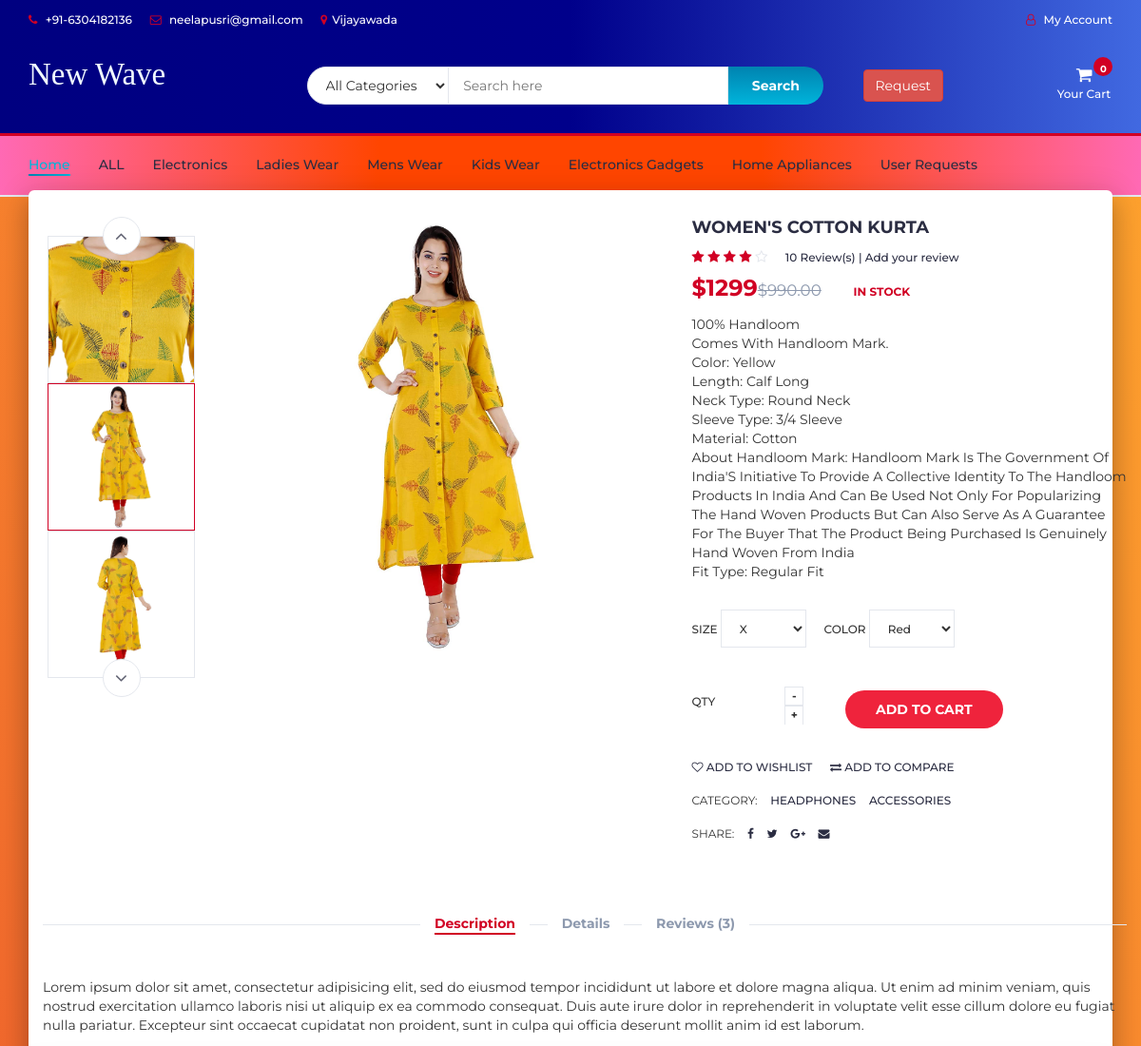
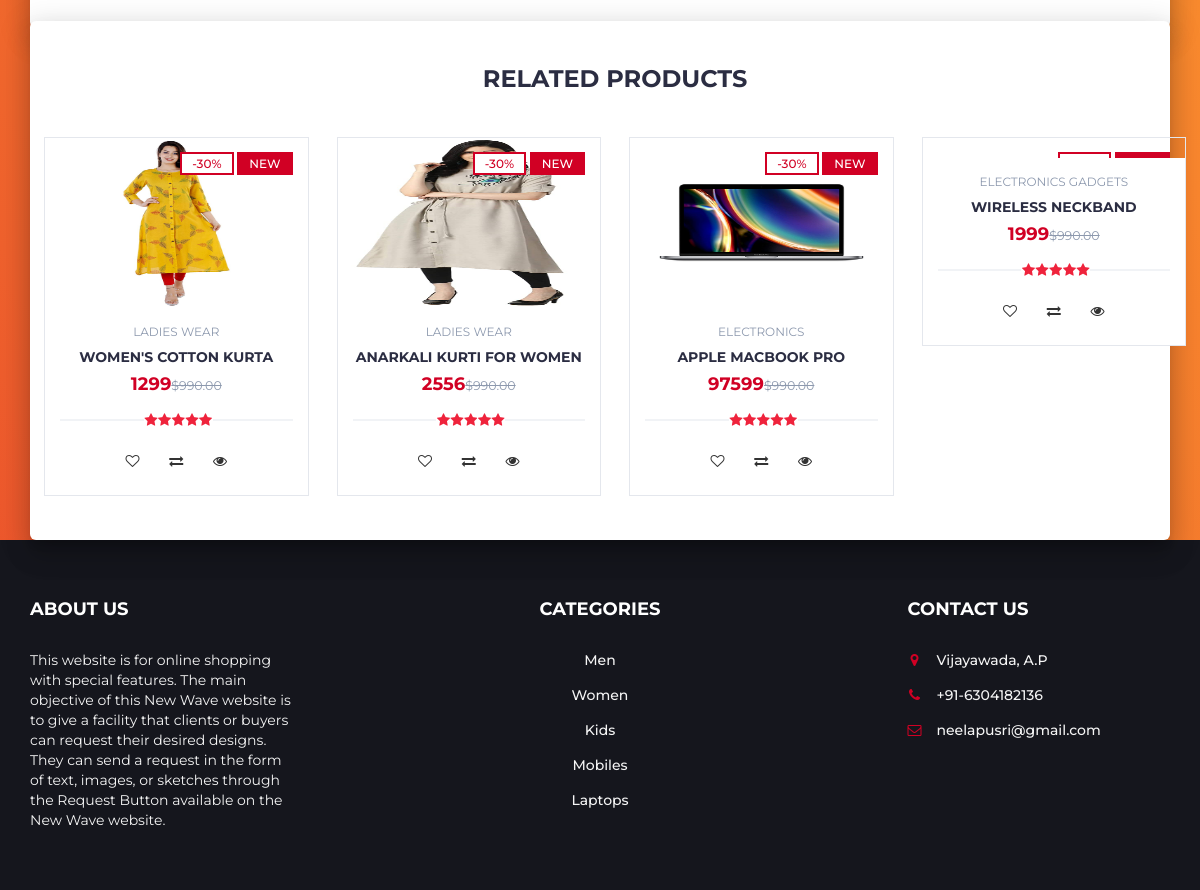
Page /product.php?p=1 on the committed database (2 pictures, top to bottom).
### tables this page shows
CREATE TABLE `products` (
  `product_id` int(100) NOT NULL,
  `product_cat` int(100) NOT NULL,
  `product_brand` int(100) NOT NULL,
  `product_title` varchar(255) NOT NULL,
  `product_price` int(100) NOT NULL,
  `product_desc` text NOT NULL,
  `product_image` text NOT NULL,
  `product_keywords` text NOT NULL
);

CREATE TABLE `categories` (
  `cat_id` int(100) NOT NULL,
  `cat_title` text NOT NULL
);

### product.php (the view, shortened to what this page needs)
<?php
include "header.php";
?>
		<div class="section main main-raised">
			<div class="container">
				<div class="row">
					<?php
				        include 'db.php';
				        $product_id = $_GET['p'];
				        $sql = " SELECT * FROM products WHERE product_id = $product_id";
				        $result = mysqli_query($con, $sql);
                        if (mysqli_num_rows($result) > 0)
				        {
				            while($row = mysqli_fetch_assoc($result)) {
                                $image = substr($row['product_image'],0,strlen($row['product_image'])-7);
				                echo '
                                <div class="col-md-5 col-md-push-2">
                                <div id="product-main-img">
                                    <div class="product-preview">
                                        <img src="product_images/'.$image.'(1).PNG" alt="">
                                    </div>
                                        <img src="product_images/'.$image.'(2).PNG" alt="">
                                        <img src="product_images/'.$image.'(3).PNG" alt="">
                                        <img src="product_images/'.$image.'(4).PNG" alt="">
                                        <img src="product_images/'.$image.'(5).PNG" alt="">
                                </div>
                            </div>
                                <div class="col-md-2  col-md-pull-5">
                                <div id="product-imgs">
                                    <div class="product-preview">
                                        <img src="product_images/'.$image.'(1).PNG" alt="">
                                    </div>
                                    <div class="product-preview">
                                        <img src="product_images/'.$image.'(2).PNG" alt="">
                                    </div>
                                        <img src="product_images/'.$image.'(3).PNG" alt="">
                                        <img src="product_images/'.$image.'(4).PNG" alt="">
                                    <div class="product-preview">
                                        <img src="product_images/'.$image.'(5).PNG" alt="">
                                    </div>
                                </div>
                            </div>';
					?>
									<?php
                                $desc = str_replace("\n","<br>",$row['product_desc']);
									echo '<div class="col-md-5">
                                        <div class="product-details">
                                            <h2 class="product-name">'.$row['product_title'].'</h2>
                                            <div>
                                                <div class="product-rating">
                                                    <i class="fa fa-star"></i>
                                                    <i class="fa fa-star"></i>
                                                    <i class="fa fa-star"></i>
                                                    <i class="fa fa-star"></i>
                                                    <i class="fa fa-star-o"></i>
                                                </div>
                                                <a class="review-link" href="#review-form">10 Review(s) | Add your review</a>
                                            </div>
                                            <div>
                                                <h3 class="product-price">$'.$row['product_price'].'<del class="product-old-price">$990.00</del></h3>
                                                <span class="product-available">In Stock</span>
                                            </div>
                                            <p>'.$desc.'</p>
                                            <div class="product-options">
                                                <label>
                                                    Size
                                                    <select class="input-select">
                                                        <option value="0">X</option>
                                                    </select>
                                                </label>
                                                <label>
                                                    Color
                                                    <select class="input-select">
                                                        <option value="0">Red</option>
                                                    </select>
                                                </label>
                                            </div>
                                            <div class="add-to-cart">
                                                <div class="qty-label">
                                                    Qty
                                                    <div class="input-number">
                                                        <span class="qty-up">+</span>
                                                        <span class="qty-down">-</span>
                                                    </div>
                                                </div>
                                                <div class="btn-group" style="margin-left: 25px; margin-top: 15px">
                                                <button class="add-to-cart-btn" pid="'.$row['product_id'].'"  id="product" ><i class="fa fa-shopping-cart"></i> add to cart</button>
                                                </div>
                                            </div>
                                            <ul class="product-btns">
                                                <li><a href="#"><i class="fa fa-heart-o"></i> add to wishlist</a></li>
                                                <li><a href="#"><i class="fa fa-exchange"></i> add to compare</a></li>
                                            </ul>
                                            <ul class="product-links">
                                                <li>Category:</li>
                                                <li><a href="#">Headphones</a></li>
                                                <li><a href="#">Accessories</a></li>
                                            </ul>
                                            <ul class="product-links">
                                                <li>Share:</li>
                                                <li><a href="#"><i class="fa fa-facebook"></i></a></li>
                                                <li><a href="#"><i class="fa fa-twitter"></i></a></li>
                                                <li><a href="#"><i class="fa fa-google-plus"></i></a></li>
                                                <li><a href="#"><i class="fa fa-envelope"></i></a></li>
                                            </ul>
                                        </div>
                                    </div>
                                    <div class="col-md-12">
                                        <div id="product-tab">
                                            <ul class="tab-nav">
                                                <li class="active"><a data-toggle="tab" href="#tab1">Description</a></li>
                                                <li><a data-toggle="tab" href="#tab2">Details</a></li>
                                                <li><a data-toggle="tab" href="#tab3">Reviews (3)</a></li>
                                            </ul>
                                            <div class="tab-content">
                                                <div id="tab1" class="tab-pane fade in active">
                                                    <div class="row">
                                                        <div class="col-md-12">
                                                            <p>Lorem ipsum dolor sit amet, consectetur adipisicing elit, sed do eiusmod tempor incididunt ut labore et dolore magna aliqua. Ut enim ad minim veniam, quis nostrud exercitation ullamco laboris nisi ut aliquip ex ea commodo consequat. Duis aute irure dolor in reprehenderit in voluptate velit esse cillum dolore eu fugiat nulla pariatur. Excepteur sint occaecat cupidatat non proident, sunt in culpa qui officia deserunt mollit anim id est laborum.</p>
                                                        </div>
                                                    </div>
                                                </div>
                                            </div>
                                        </div>
                                    </div>
                                </div>
                            </div>
                        </div>
                        <div class="section main main-raised">
                            <div class="container">
                                <div class="row">
                                    <div class="col-md-12">
                                        <div class="section-title text-center">
                                            <h3 class="title">Related Products</h3>
                                        </div>
                                    </div>
                    ';
									}
								}
								?>
								<?php
                    include 'db.php';
								$product_id = $_GET['p'];
					$product_query = "SELECT * FROM products,categories WHERE product_cat=cat_id AND product_id BETWEEN $product_id AND $product_id+3";
                $run_query = mysqli_query($con,$product_query);
                if(mysqli_num_rows($run_query) > 0){
                    while($row = mysqli_fetch_array($run_query)){
                        $pro_id    = $row['product_id'];
                        $pro_title = $row['product_title'];
                        $pro_price = $row['product_price'];
                        $pro_image = $row['product_image'];
                        $cat_name = $row["cat_title"];
                        echo "
                                <div class='col-md-3 col-xs-6'>
								<a href='product.php?p=$pro_id'><div class='product'>
									<div class='product-img'>
										<img src='product_images/$pro_image' style='max-height: 170px;' alt=''>
										<div class='product-label'>
											<span class='sale'>-30%</span>
											<span class='new'>NEW</span>
										</div>
									</div></a>
									<div class='product-body'>
										<p class='product-category'>$cat_name</p>
										<h3 class='product-name header-cart-item-name'><a href='product.php?p=$pro_id'>$pro_title</a></h3>
										<h4 class='product-price header-cart-item-info'>$pro_price<del class='product-old-price'>$990.00</del></h4>
										<div class='product-rating'>
											<i class='fa fa-star'></i>
											<i class='fa fa-star'></i>
											<i class='fa fa-star'></i>
											<i class='fa fa-star'></i>
											<i class='fa fa-star'></i>
										</div>
										<div class='product-btns'>
											<button class='add-to-wishlist'><i class='fa fa-heart-o'></i><span class='tooltipp'>add to wishlist</span></button>
											<button class='add-to-compare'><i class='fa fa-exchange'></i><span class='tooltipp'>add to compare</span></button>
											<button class='quick-view'><i class='fa fa-eye'></i><span class='tooltipp'>quick view</span></button>
										</div>
									</div>
									<div class='add-to-cart'>
										<button pid='$pro_id' id='product' class='add-to-cart-btn block2-btn-towishlist' href='#'><i class='fa fa-shopping-cart'></i> add to cart</button>
									</div>
								</div>
                                </div>
			";
		}
}
?>
<?php
include "footer.php";
?>

### rows in the picture
products: product_image (picture), product_title "WOMEN'S COTTON KURTA", product_price "1299", product_desc "100% Handloom Comes With Handloom Mark. Color: Yellow Length: Calf Long Neck Type: Round Neck Sleeve Type: 3/4 Sleeve Material: Cotton About Handloom Mark: Handloom Mark Is The Government Of India'S Initiative To Provide A Collective Identity To The Handloom Products In India And Can Be Used Not Only For Popularizing The Hand Woven Products But Can Also Serve As A Guarantee For The Buyer That The Product Being Purchased Is Genuinely Hand Woven From India Fit Type: Regular Fit", categories.cat_title "LADIES WEAR"
products: product_image (picture), categories.cat_title "LADIES WEAR", product_title "ANARKALI KURTI FOR WOMEN", product_price "2556"
products: product_image (picture), categories.cat_title "ELECTRONICS", product_title "APPLE MACBOOK PRO", product_price "97599"
products: categories.cat_title "ELECTRONICS GADGETS", product_title "WIRELESS NECKBAND", product_price "1999"
